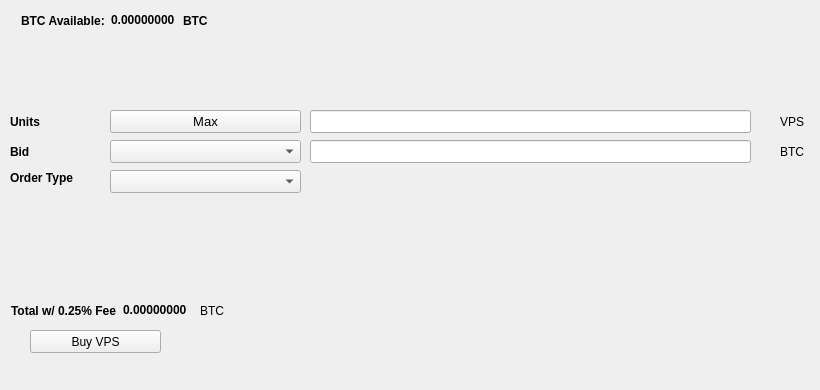
   <widget class="QWidget" name="BuyTab">
    <attribute name="title">
     <string>Buy</string>
    </attribute>
    <widget class="QPushButton" name="BuyVPS">
     <property name="geometry">
      <rect>
       <x>30</x>
       <y>330</y>
       <width>131</width>
       <height>23</height>
      </rect>
     </property>
     <property name="text">
      <string>Buy VPS</string>
     </property>
     <property name="icon">
      <iconset resource="../vps.qrc">
       <normaloff>:/icons/bitcoin</normaloff>:/icons/bitcoin</iconset>
     </property>
    </widget>
    <widget class="QLabel" name="label_3">
     <property name="geometry">
      <rect>
       <x>10</x>
       <y>110</y>
       <width>46</width>
       <height>23</height>
      </rect>
     </property>
     <property name="font">
      <font>
       <weight>75</weight>
       <bold>true</bold>
      </font>
     </property>
     <property name="text">
      <string>Units</string>
     </property>
    </widget>
    <widget class="QLineEdit" name="UnitsInput">
     <property name="geometry">
      <rect>
       <x>310</x>
       <y>110</y>
       <width>441</width>
       <height>23</height>
      </rect>
     </property>
     <property name="font">
      <font>
       <pointsize>9</pointsize>
       <weight>75</weight>
       <bold>true</bold>
      </font>
     </property>
    </widget>
    <widget class="QLineEdit" name="BuyBidPriceEdit">
     <property name="geometry">
      <rect>
       <x>310</x>
       <y>140</y>
       <width>441</width>
       <height>23</height>
      </rect>
     </property>
     <property name="font">
      <font>
       <pointsize>9</pointsize>
       <weight>75</weight>
       <bold>true</bold>
      </font>
     </property>
    </widget>
    <widget class="QLabel" name="label_4">
     <property name="geometry">
      <rect>
       <x>780</x>
       <y>110</y>
       <width>31</width>
       <height>23</height>
      </rect>
     </property>
     <property name="text">
      <string>VPS</string>
     </property>
    </widget>
    <widget class="QLabel" name="label_5">
     <property name="geometry">
      <rect>
       <x>780</x>
       <y>140</y>
       <width>31</width>
       <height>23</height>
      </rect>
     </property>
     <property name="text">
      <string>BTC</string>
     </property>
    </widget>
    <widget class="QLabel" name="label_6">
     <property name="geometry">
      <rect>
       <x>10</x>
       <y>140</y>
       <width>46</width>
       <height>23</height>
      </rect>
     </property>
     <property name="font">
      <font>
       <weight>75</weight>
       <bold>true</bold>
      </font>
     </property>
     <property name="text">
      <string>Bid</string>
     </property>
    </widget>
    <widget class="QLabel" name="label_7">
     <property name="geometry">
      <rect>
       <x>10</x>
       <y>170</y>
       <width>91</width>
       <height>16</height>
      </rect>
     </property>
     <property name="font">
      <font>
       <weight>75</weight>
       <bold>true</bold>
      </font>
     </property>
     <property name="text">
      <string>Order Type</string>
     </property>
    </widget>
    <widget class="QPushButton" name="Buy_Max_Amount">
     <property name="geometry">
      <rect>
       <x>110</x>
       <y>110</y>
       <width>191</width>
       <height>23</height>
      </rect>
     </property>
     <property name="font">
      <font>
       <pointsize>10</pointsize>
      </font>
     </property>
     <property name="text">
      <string>Max</string>
     </property>
    </widget>
    <widget class="QComboBox" name="BuyBidcomboBox">
     <property name="geometry">
      <rect>
       <x>110</x>
       <y>140</y>
       <width>191</width>
       <height>23</height>
      </rect>
     </property>
     <property name="font">
      <font>
       <pointsize>10</pointsize>
      </font>
     </property>
    </widget>
    <widget class="QComboBox" name="buyOrdertypeCombo">
     <property name="geometry">
      <rect>
       <x>110</x>
       <y>170</y>
       <width>191</width>
       <height>23</height>
      </rect>
     </property>
     <property name="font">
      <font>
       <pointsize>10</pointsize>
      </font>
     </property>
    </widget>
    <widget class="QWidget" name="layoutWidget1">
     <property name="geometry">
      <rect>
       <x>21</x>
       <y>11</y>
       <width>227</width>
       <height>19</height>
      </rect>
     </property>
     <layout class="QHBoxLayout" name="horizontalLayout_3">
      <item>
       <widget class="QLabel" name="label232">
        <property name="font">
         <font>
          <weight>75</weight>
          <bold>true</bold>
         </font>
        </property>
        <property name="text">
         <string>BTC Available:</string>
        </property>
       </widget>
      </item>
      <item>
       <widget class="QLabel" name="BtcAvailableLbl">
        <property name="palette">
         <palette>
          <active>
           <colorrole role="WindowText">
            <brush brushstyle="SolidPattern">
             <color alpha="255">
              <red>0</red>
              <green>0</green>
              <blue>0</blue>
             </color>
            </brush>
           </colorrole>
           <colorrole role="Button">
            <brush brushstyle="SolidPattern">
             <color alpha="255">
              <red>0</red>
              <green>170</green>
              <blue>0</blue>
             </color>
            </brush>
           </colorrole>
           <colorrole role="Light">
            <brush brushstyle="SolidPattern">
             <color alpha="255">
              <red>0</red>
              <green>255</green>
              <blue>0</blue>
             </color>
            </brush>
           </colorrole>
           <colorrole role="Midlight">
            <brush brushstyle="SolidPattern">
             <color alpha="255">
              <red>0</red>
              <green>212</green>
              <blue>0</blue>
             </color>
            </brush>
           </colorrole>
           <colorrole role="Dark">
            <brush brushstyle="SolidPattern">
             <color alpha="255">
              <red>0</red>
              <green>85</green>
              <blue>0</blue>
             </color>
            </brush>
           </colorrole>
           <colorrole role="Mid">
            <brush brushstyle="SolidPattern">
             <color alpha="255">
              <red>0</red>
              <green>113</green>
              <blue>0</blue>
             </color>
            </brush>
           </colorrole>
           <colorrole role="Text">
            <brush brushstyle="SolidPattern">
             <color alpha="255">
              <red>0</red>
              <green>170</green>
              <blue>0</blue>
             </color>
            </brush>
           </colorrole>
           <colorrole role="BrightText">
            <brush brushstyle="SolidPattern">
             <color alpha="255">
              <red>255</red>
              <green>255</green>
              <blue>255</blue>
             </color>
            </brush>
           </colorrole>
           <colorrole role="ButtonText">
            <brush brushstyle="SolidPattern">
             <color alpha="255">
              <red>0</red>
              <green>0</green>
              <blue>0</blue>
             </color>
            </brush>
           </colorrole>
           <colorrole role="Base">
            <brush brushstyle="SolidPattern">
             <color alpha="255">
              <red>255</red>
              <green>255</green>
              <blue>255</blue>
             </color>
            </brush>
           </colorrole>
           <colorrole role="Window">
            <brush brushstyle="SolidPattern">
             <color alpha="255">
              <red>0</red>
              <green>170</green>
              <blue>0</blue>
             </color>
            </brush>
           </colorrole>
           <colorrole role="Shadow">
            <brush brushstyle="SolidPattern">
             <color alpha="255">
              <red>0</red>
              <green>0</green>
              <blue>0</blue>
             </color>
            </brush>
           </colorrole>
           <colorrole role="AlternateBase">
            <brush brushstyle="SolidPattern">
             <color alpha="255">
              <red>127</red>
              <green>212</green>
              <blue>127</blue>
             </color>
            </brush>
           </colorrole>
           <colorrole role="ToolTipBase">
            <brush brushstyle="SolidPattern">
             <color alpha="255">
              <red>255</red>
              <green>255</green>
              <blue>220</blue>
             </color>
            </brush>
           </colorrole>
           <colorrole role="ToolTipText">
            <brush brushstyle="SolidPattern">
             <color alpha="255">
              <red>0</red>
              <green>0</green>
              <blue>0</blue>
             </color>
            </brush>
           </colorrole>
          </active>
          <inactive>
           <colorrole role="WindowText">
            <brush brushstyle="SolidPattern">
             <color alpha="255">
              <red>0</red>
              <green>0</green>
              <blue>0</blue>
             </color>
            </brush>
           </colorrole>
           <colorrole role="Button">
            <brush brushstyle="SolidPattern">
             <color alpha="255">
              <red>0</red>
              <green>170</green>
              <blue>0</blue>
             </color>
            </brush>
           </colorrole>
           <colorrole role="Light">
            <brush brushstyle="SolidPattern">
             <color alpha="255">
              <red>0</red>
              <green>255</green>
              <blue>0</blue>
             </color>
            </brush>
           </colorrole>
           <colorrole role="Midlight">
            <brush brushstyle="SolidPattern">
             <color alpha="255">
              <red>0</red>
              <green>212</green>
              <blue>0</blue>
             </color>
            </brush>
           </colorrole>
           <colorrole role="Dark">
            <brush brushstyle="SolidPattern">
             <color alpha="255">
              <red>0</red>
              <green>85</green>
              <blue>0</blue>
             </color>
            </brush>
           </colorrole>
           <colorrole role="Mid">
            <brush brushstyle="SolidPattern">
             <color alpha="255">
              <red>0</red>
              <green>113</green>
              <blue>0</blue>
             </color>
            </brush>
           </colorrole>
           <colorrole role="Text">
            <brush brushstyle="SolidPattern">
             <color alpha="255">
              <red>0</red>
              <green>170</green>
              <blue>0</blue>
             </color>
            </brush>
           </colorrole>
           <colorrole role="BrightText">
            <brush brushstyle="SolidPattern">
             <color alpha="255">
              <red>255</red>
              <green>255</green>
              <blue>255</blue>
             </color>
            </brush>
           </colorrole>
           <colorrole role="ButtonText">
            <brush brushstyle="SolidPattern">
             <color alpha="255">
              <red>0</red>
              <green>0</green>
              <blue>0</blue>
             </color>
            </brush>
           </colorrole>
           <colorrole role="Base">
            <brush brushstyle="SolidPattern">
             <color alpha="255">
              <red>255</red>
              <green>255</green>
              <blue>255</blue>
             </color>
            </brush>
           </colorrole>
           <colorrole role="Window">
            <brush brushstyle="SolidPattern">
             <color alpha="255">
              <red>0</red>
              <green>170</green>
              <blue>0</blue>
             </color>
            </brush>
           </colorrole>
           <colorrole role="Shadow">
            <brush brushstyle="SolidPattern">
             <color alpha="255">
              <red>0</red>
              <green>0</green>
              <blue>0</blue>
             </color>
            </brush>
           </colorrole>
           <colorrole role="AlternateBase">
            <brush brushstyle="SolidPattern">
             <color alpha="255">
              <red>127</red>
              <green>212</green>
              <blue>127</blue>
             </color>
            </brush>
           </colorrole>
           <colorrole role="ToolTipBase">
            <brush brushstyle="SolidPattern">
             <color alpha="255">
              <red>255</red>
              <green>255</green>
              <blue>220</blue>
             </color>
            </brush>
           </colorrole>
           <colorrole role="ToolTipText">
            <brush brushstyle="SolidPattern">
             <color alpha="255">
              <red>0</red>
              <green>0</green>
              <blue>0</blue>
             </color>
            </brush>
           </colorrole>
          </inactive>
          <disabled>
           <colorrole role="WindowText">
            <brush brushstyle="SolidPattern">
             <color alpha="255">
              <red>0</red>
              <green>85</green>
              <blue>0</blue>
             </color>
            </brush>
           </colorrole>
           <colorrole role="Button">
            <brush brushstyle="SolidPattern">
             <color alpha="255">
              <red>0</red>
              <green>170</green>
              <blue>0</blue>
             </color>
            </brush>
           </colorrole>
           <colorrole role="Light">
            <brush brushstyle="SolidPattern">
             <color alpha="255">
              <red>0</red>
              <green>255</green>
              <blue>0</blue>
             </color>
            </brush>
           </colorrole>
           <colorrole role="Midlight">
            <brush brushstyle="SolidPattern">
             <color alpha="255">
              <red>0</red>
              <green>212</green>
              <blue>0</blue>
             </color>
            </brush>
           </colorrole>
           <colorrole role="Dark">
            <brush brushstyle="SolidPattern">
             <color alpha="255">
              <red>0</red>
              <green>85</green>
              <blue>0</blue>
             </color>
            </brush>
           </colorrole>
           <colorrole role="Mid">
            <brush brushstyle="SolidPattern">
             <color alpha="255">
              <red>0</red>
              <green>113</green>
              <blue>0</blue>
             </color>
            </brush>
           </colorrole>
           <colorrole role="Text">
            <brush brushstyle="SolidPattern">
             <color alpha="255">
              <red>0</red>
              <green>85</green>
              <blue>0</blue>
             </color>
            </brush>
           </colorrole>
           <colorrole role="BrightText">
            <brush brushstyle="SolidPattern">
             <color alpha="255">
              <red>255</red>
              <green>255</green>
              <blue>255</blue>
             </color>
            </brush>
           </colorrole>
           <colorrole role="ButtonText">
            <brush brushstyle="SolidPattern">
             <color alpha="255">
              <red>0</red>
              <green>85</green>
              <blue>0</blue>
             </color>
            </brush>
           </colorrole>
           <colorrole role="Base">
            <brush brushstyle="SolidPattern">
             <color alpha="255">
              <red>0</red>
              <green>170</green>
              <blue>0</blue>
             </color>
            </brush>
           </colorrole>
           <colorrole role="Window">
            <brush brushstyle="SolidPattern">
             <color alpha="255">
              <red>0</red>
              <green>170</green>
              <blue>0</blue>
             </color>
            </brush>
           </colorrole>
           <colorrole role="Shadow">
            <brush brushstyle="SolidPattern">
             <color alpha="255">
              <red>0</red>
              <green>0</green>
              <blue>0</blue>
             </color>
            </brush>
           </colorrole>
           <colorrole role="AlternateBase">
            <brush brushstyle="SolidPattern">
             <color alpha="255">
              <red>0</red>
              <green>170</green>
              <blue>0</blue>
             </color>
            </brush>
           </colorrole>
           <colorrole role="ToolTipBase">
            <brush brushstyle="SolidPattern">
             <color alpha="255">
              <red>255</red>
              <green>255</green>
              <blue>220</blue>
             </color>
            </brush>
           </colorrole>
           <colorrole role="ToolTipText">
            <brush brushstyle="SolidPattern">
             <color alpha="255">
              <red>0</red>
              <green>0</green>
              <blue>0</blue>
             </color>
            </brush>
           </colorrole>
          </disabled>
         </palette>
        </property>
        <property name="font">
         <font>
          <weight>75</weight>
          <bold>true</bold>
         </font>
        </property>
        <property name="text">
         <string>0.00000000</string>
        </property>
        <property name="textInteractionFlags">
         <set>Qt::LinksAccessibleByMouse|Qt::TextSelectableByKeyboard|Qt::TextSelectableByMouse</set>
        </property>
       </widget>
      </item>
      <item>
       <widget class="QLabel" name="BtcAvailableLbl_2">
        <property name="font">
         <font>
          <weight>75</weight>
          <bold>true</bold>
         </font>
        </property>
        <property name="text">
         <string>BTC</string>
        </property>
       </widget>
      </item>
     </layout>
    </widget>
    <widget class="QWidget" name="layoutWidge2">
     <property name="geometry">
      <rect>
       <x>11</x>
       <y>301</y>
       <width>259</width>
       <height>19</height>
      </rect>
     </property>
     <layout class="QHBoxLayout" name="horizontalLayout_4">
      <item>
       <widget class="QLabel" name="label_9">
        <property name="font">
         <font>
          <weight>75</weight>
          <bold>true</bold>
         </font>
        </property>
        <property name="text">
         <string>Total w/ 0.25% Fee</string>
        </property>
       </widget>
      </item>
      <item>
       <widget class="QLabel" name="BuyCostLabel">
        <property name="palette">
         <palette>
          <active>
           <colorrole role="WindowText">
            <brush brushstyle="SolidPattern">
             <color alpha="255">
              <red>0</red>
              <green>0</green>
              <blue>0</blue>
             </color>
            </brush>
           </colorrole>
           <colorrole role="Button">
            <brush brushstyle="SolidPattern">
             <color alpha="255">
              <red>0</red>
              <green>170</green>
              <blue>0</blue>
             </color>
            </brush>
           </colorrole>
           <colorrole role="Light">
            <brush brushstyle="SolidPattern">
             <color alpha="255">
              <red>0</red>
              <green>255</green>
              <blue>0</blue>
             </color>
            </brush>
           </colorrole>
           <colorrole role="Midlight">
            <brush brushstyle="SolidPattern">
             <color alpha="255">
              <red>0</red>
              <green>212</green>
              <blue>0</blue>
             </color>
            </brush>
           </colorrole>
           <colorrole role="Dark">
            <brush brushstyle="SolidPattern">
             <color alpha="255">
              <red>0</red>
              <green>85</green>
              <blue>0</blue>
             </color>
            </brush>
           </colorrole>
           <colorrole role="Mid">
            <brush brushstyle="SolidPattern">
             <color alpha="255">
              <red>0</red>
              <green>113</green>
              <blue>0</blue>
             </color>
            </brush>
           </colorrole>
           <colorrole role="Text">
            <brush brushstyle="SolidPattern">
             <color alpha="255">
              <red>0</red>
              <green>170</green>
              <blue>0</blue>
             </color>
            </brush>
           </colorrole>
           <colorrole role="BrightText">
            <brush brushstyle="SolidPattern">
             <color alpha="255">
              <red>255</red>
              <green>255</green>
              <blue>255</blue>
             </color>
            </brush>
           </colorrole>
           <colorrole role="ButtonText">
            <brush brushstyle="SolidPattern">
             <color alpha="255">
              <red>0</red>
              <green>0</green>
              <blue>0</blue>
             </color>
            </brush>
           </colorrole>
           <colorrole role="Base">
            <brush brushstyle="SolidPattern">
             <color alpha="255">
              <red>255</red>
              <green>255</green>
              <blue>255</blue>
             </color>
            </brush>
           </colorrole>
           <colorrole role="Window">
            <brush brushstyle="SolidPattern">
             <color alpha="255">
              <red>0</red>
              <green>170</green>
              <blue>0</blue>
             </color>
            </brush>
           </colorrole>
           <colorrole role="Shadow">
            <brush brushstyle="SolidPattern">
             <color alpha="255">
              <red>0</red>
              <green>0</green>
              <blue>0</blue>
             </color>
            </brush>
           </colorrole>
           <colorrole role="AlternateBase">
            <brush brushstyle="SolidPattern">
             <color alpha="255">
              <red>127</red>
              <green>212</green>
              <blue>127</blue>
             </color>
            </brush>
           </colorrole>
           <colorrole role="ToolTipBase">
            <brush brushstyle="SolidPattern">
             <color alpha="255">
              <red>255</red>
              <green>255</green>
              <blue>220</blue>
             </color>
            </brush>
           </colorrole>
           <colorrole role="ToolTipText">
            <brush brushstyle="SolidPattern">
             <color alpha="255">
              <red>0</red>
              <green>0</green>
              <blue>0</blue>
             </color>
            </brush>
           </colorrole>
          </active>
          <inactive>
           <colorrole role="WindowText">
            <brush brushstyle="SolidPattern">
             <color alpha="255">
              <red>0</red>
              <green>0</green>
              <blue>0</blue>
             </color>
            </brush>
           </colorrole>
           <colorrole role="Button">
            <brush brushstyle="SolidPattern">
             <color alpha="255">
              <red>0</red>
              <green>170</green>
              <blue>0</blue>
             </color>
            </brush>
           </colorrole>
           <colorrole role="Light">
            <brush brushstyle="SolidPattern">
             <color alpha="255">
              <red>0</red>
              <green>255</green>
              <blue>0</blue>
             </color>
            </brush>
           </colorrole>
           <colorrole role="Midlight">
            <brush brushstyle="SolidPattern">
             <color alpha="255">
              <red>0</red>
              <green>212</green>
              <blue>0</blue>
             </color>
            </brush>
           </colorrole>
           <colorrole role="Dark">
            <brush brushstyle="SolidPattern">
             <color alpha="255">
              <red>0</red>
              <green>85</green>
              <blue>0</blue>
             </color>
            </brush>
           </colorrole>
           <colorrole role="Mid">
            <brush brushstyle="SolidPattern">
             <color alpha="255">
              <red>0</red>
              <green>113</green>
              <blue>0</blue>
             </color>
            </brush>
           </colorrole>
           <colorrole role="Text">
            <brush brushstyle="SolidPattern">
             <color alpha="255">
              <red>0</red>
              <green>170</green>
              <blue>0</blue>
             </color>
            </brush>
           </colorrole>
           <colorrole role="BrightText">
            <brush brushstyle="SolidPattern">
             <color alpha="255">
              <red>255</red>
              <green>255</green>
              <blue>255</blue>
             </color>
            </brush>
           </colorrole>
           <colorrole role="ButtonText">
            <brush brushstyle="SolidPattern">
             <color alpha="255">
              <red>0</red>
              <green>0</green>
              <blue>0</blue>
             </color>
            </brush>
           </colorrole>
           <colorrole role="Base">
            <brush brushstyle="SolidPattern">
             <color alpha="255">
              <red>255</red>
              <green>255</green>
              <blue>255</blue>
             </color>
            </brush>
           </colorrole>
           <colorrole role="Window">
            <brush brushstyle="SolidPattern">
             <color alpha="255">
              <red>0</red>
              <green>170</green>
              <blue>0</blue>
             </color>
            </brush>
           </colorrole>
           <colorrole role="Shadow">
            <brush brushstyle="SolidPattern">
             <color alpha="255">
              <red>0</red>
              <green>0</green>
              <blue>0</blue>
             </color>
            </brush>
           </colorrole>
           <colorrole role="AlternateBase">
            <brush brushstyle="SolidPattern">
             <color alpha="255">
              <red>127</red>
              <green>212</green>
              <blue>127</blue>
             </color>
            </brush>
           </colorrole>
           <colorrole role="ToolTipBase">
            <brush brushstyle="SolidPattern">
             <color alpha="255">
              <red>255</red>
              <green>255</green>
              <blue>220</blue>
             </color>
            </brush>
           </colorrole>
           <colorrole role="ToolTipText">
            <brush brushstyle="SolidPattern">
             <color alpha="255">
              <red>0</red>
              <green>0</green>
              <blue>0</blue>
             </color>
            </brush>
           </colorrole>
          </inactive>
          <disabled>
           <colorrole role="WindowText">
            <brush brushstyle="SolidPattern">
             <color alpha="255">
              <red>0</red>
              <green>85</green>
              <blue>0</blue>
             </color>
            </brush>
           </colorrole>
           <colorrole role="Button">
            <brush brushstyle="SolidPattern">
             <color alpha="255">
              <red>0</red>
              <green>170</green>
              <blue>0</blue>
             </color>
            </brush>
           </colorrole>
           <colorrole role="Light">
            <brush brushstyle="SolidPattern">
             <color alpha="255">
              <red>0</red>
              <green>255</green>
              <blue>0</blue>
             </color>
            </brush>
           </colorrole>
           <colorrole role="Midlight">
            <brush brushstyle="SolidPattern">
             <color alpha="255">
              <red>0</red>
              <green>212</green>
              <blue>0</blue>
             </color>
            </brush>
           </colorrole>
           <colorrole role="Dark">
            <brush brushstyle="SolidPattern">
             <color alpha="255">
              <red>0</red>
              <green>85</green>
              <blue>0</blue>
             </color>
            </brush>
           </colorrole>
           <colorrole role="Mid">
            <brush brushstyle="SolidPattern">
             <color alpha="255">
              <red>0</red>
              <green>113</green>
              <blue>0</blue>
             </color>
            </brush>
           </colorrole>
           <colorrole role="Text">
            <brush brushstyle="SolidPattern">
             <color alpha="255">
              <red>0</red>
              <green>85</green>
              <blue>0</blue>
             </color>
            </brush>
           </colorrole>
           <colorrole role="BrightText">
            <brush brushstyle="SolidPattern">
             <color alpha="255">
              <red>255</red>
              <green>255</green>
              <blue>255</blue>
             </color>
            </brush>
           </colorrole>
           <colorrole role="ButtonText">
            <brush brushstyle="SolidPattern">
             <color alpha="255">
              <red>0</red>
              <green>85</green>
              <blue>0</blue>
             </color>
            </brush>
           </colorrole>
           <colorrole role="Base">
            <brush brushstyle="SolidPattern">
             <color alpha="255">
              <red>0</red>
              <green>170</green>
              <blue>0</blue>
             </color>
            </brush>
           </colorrole>
           <colorrole role="Window">
            <brush brushstyle="SolidPattern">
             <color alpha="255">
              <red>0</red>
              <green>170</green>
              <blue>0</blue>
             </color>
            </brush>
           </colorrole>
           <colorrole role="Shadow">
            <brush brushstyle="SolidPattern">
             <color alpha="255">
              <red>0</red>
              <green>0</green>
              <blue>0</blue>
             </color>
            </brush>
           </colorrole>
           <colorrole role="AlternateBase">
            <brush brushstyle="SolidPattern">
             <color alpha="255">
              <red>0</red>
              <green>170</green>
              <blue>0</blue>
             </color>
            </brush>
           </colorrole>
           <colorrole role="ToolTipBase">
            <brush brushstyle="SolidPattern">
             <color alpha="255">
              <red>255</red>
              <green>255</green>
              <blue>220</blue>
             </color>
            </brush>
           </colorrole>
           <colorrole role="ToolTipText">
            <brush brushstyle="SolidPattern">
             <color alpha="255">
              <red>0</red>
              <green>0</green>
              <blue>0</blue>
             </color>
            </brush>
           </colorrole>
          </disabled>
         </palette>
        </property>
        <property name="font">
         <font>
          <weight>75</weight>
          <bold>true</bold>
         </font>
        </property>
        <property name="autoFillBackground">
         <bool>false</bool>
        </property>
        <property name="text">
         <string>0.00000000</string>
        </property>
        <property name="textInteractionFlags">
         <set>Qt::LinksAccessibleByMouse|Qt::TextSelectableByMouse</set>
        </property>
       </widget>
      </item>
      <item>
       <widget class="QLabel" name="label_10">
        <property name="font">
         <font>
          <weight>50</weight>
          <bold>false</bold>
         </font>
        </property>
        <property name="text">
         <string>BTC</string>
        </property>
       </widget>
      </item>
     </layout>
    </widget>
    <widget class="QLabel" name="label_24">
     <property name="geometry">
      <rect>
       <x>460</x>
       <y>300</y>
       <width>281</width>
       <height>81</height>
      </rect>
     </property>
     <property name="text">
      <string/>
     </property>
     <property name="pixmap">
      <pixmap>:/images/bittrex</pixmap>
     </property>
    </widget>
   </widget>
